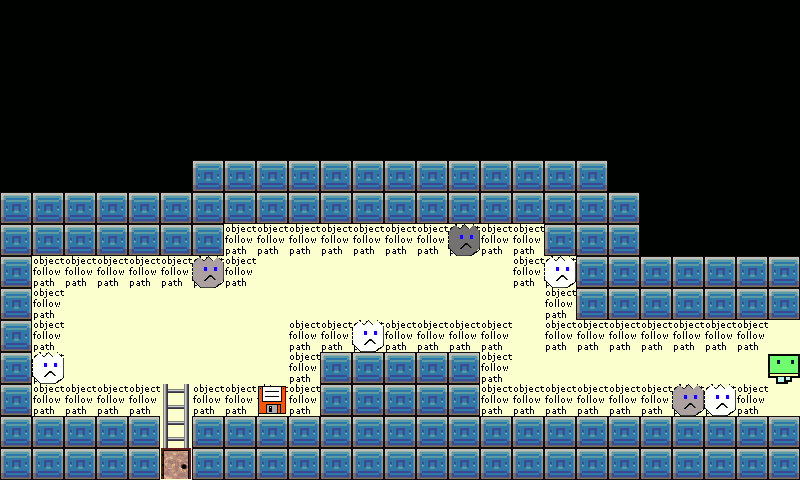

A 2D game scene composited from a Tiled map and its tileset images. What follows is a short description and the map's XML, with every tile layer's data as written:
An orthogonal 25x15 tile map with 32x32 px tiles, 6 tile layers (Layer 0 tiles, Layer 1 underlays tiles, Layer 2 underlays sprites and player, Layer 3 underlays sprites and mobs, ...), 6 tilesets.

<map version="1.0" tiledversion="1.0.3" orientation="orthogonal" renderorder="right-down" width="25" height="15" tilewidth="32" tileheight="32" nextobjectid="1">
 <tileset firstgid="1" name="0" tilewidth="32" tileheight="32" tilecount="800" columns="8">
  <image source="../images/map0Tiles.png" width="256" height="3200" />
 </tileset>
 <tileset firstgid="801" name="1" tilewidth="32" tileheight="32" tilecount="1512" columns="8">
  <image source="../images/map1UnderlaysTiles.png" width="256" height="6050" />
 </tileset>
 <tileset firstgid="2313" name="2" tilewidth="32" tileheight="32" tilecount="64" columns="8">
  <image source="../images/map2UnderlaysSpritesAndPlayer.png" width="256" height="256" />
 </tileset>
 <tileset firstgid="2377" name="3" tilewidth="32" tileheight="32" tilecount="368" columns="8">
  <image source="../images/map3UnderlaysSpritesAndMobs.png" width="256" height="1500" />
 </tileset>
 <tileset firstgid="2745" name="4" tilewidth="32" tileheight="32" tilecount="120" columns="8">
  <image source="../images/map4OverlaysSprites.png" width="256" height="500" />
 </tileset>
 <tileset firstgid="2865" name="5" tilewidth="32" tileheight="32" tilecount="1000" columns="8">
  <image source="../images/map5OverlaysTiles.png" width="256" height="4000" />
 </tileset>
 <layer name="Layer 0 tiles" width="25" height="15">
  <data encoding="csv">
64,64,64,64,64,64,64,64,64,64,64,64,64,64,64,64,64,64,64,64,64,64,64,64,64,
64,64,64,64,64,64,64,64,64,64,64,64,64,64,64,64,64,64,64,64,64,64,64,64,64,
64,64,64,64,64,64,64,64,64,64,64,64,64,64,64,64,64,64,64,64,64,64,64,64,64,
64,64,64,64,64,64,64,64,64,64,64,64,64,64,64,64,64,64,64,64,64,64,64,64,64,
64,64,64,64,64,64,64,64,64,64,64,64,64,64,64,64,64,64,64,64,64,64,64,64,64,
64,64,64,64,64,64,224,224,224,224,224,224,224,224,224,224,224,224,224,64,64,64,64,64,64,
224,224,224,224,224,224,224,224,224,224,224,224,224,224,224,224,224,224,224,224,64,64,64,64,64,
224,224,224,224,224,224,224,1,1,1,1,1,1,1,1,1,1,224,224,224,64,64,64,64,64,
224,1,1,1,1,1,1,1,1,1,1,1,1,1,1,1,1,1,224,224,224,224,224,224,224,
224,1,1,1,1,1,1,1,1,1,1,1,1,1,1,1,1,1,224,224,224,224,224,224,224,
224,1,1,1,1,1,1,1,1,1,1,1,1,1,1,1,1,1,1,1,1,1,1,1,1,
224,1,1,1,1,1,1,1,1,1,224,224,224,224,224,1,1,1,1,1,1,1,1,1,1,
224,1,1,1,1,1,1,1,1,1,224,224,224,224,224,1,1,1,1,1,1,1,1,1,1,
224,224,224,224,224,1,224,224,224,224,224,224,224,224,224,224,224,224,224,224,224,224,224,224,224,
224,224,224,224,224,1,224,224,224,224,224,224,224,224,224,224,224,224,224,224,224,224,224,224,224
</data>
 </layer>
 <layer name="Layer 1 underlays tiles" width="25" height="15">
  <data encoding="csv">
0,0,0,0,0,0,0,0,0,0,0,0,0,0,0,0,0,0,0,0,0,0,0,0,0,
0,0,0,0,0,0,0,0,0,0,0,0,0,0,0,0,0,0,0,0,0,0,0,0,0,
0,0,0,0,0,0,0,0,0,0,0,0,0,0,0,0,0,0,0,0,0,0,0,0,0,
0,0,0,0,0,0,0,0,0,0,0,0,0,0,0,0,0,0,0,0,0,0,0,0,0,
0,0,0,0,0,0,0,0,0,0,0,0,0,0,0,0,0,0,0,0,0,0,0,0,0,
0,0,0,0,0,0,0,0,0,0,0,0,0,0,0,0,0,0,0,0,0,0,0,0,0,
0,0,0,0,0,0,0,0,0,0,0,0,0,0,0,0,0,0,0,0,0,0,0,0,0,
0,0,0,0,0,0,0,840,840,840,840,840,840,840,840,840,840,0,0,0,0,0,0,0,0,
0,840,840,840,840,840,840,840,0,0,0,0,0,0,0,0,840,840,0,0,0,0,0,0,0,
0,840,0,0,0,0,0,0,0,0,0,0,0,0,0,0,0,840,0,0,0,0,0,0,0,
0,840,0,0,0,0,0,0,0,840,840,840,840,840,840,840,0,840,840,840,840,840,840,840,0,
0,840,0,0,0,0,0,0,0,840,0,0,0,0,0,840,0,0,0,0,0,0,0,0,0,
0,840,840,840,840,1153,840,840,840,840,0,0,0,0,0,840,840,840,840,840,840,840,840,840,0,
0,0,0,0,0,1153,0,0,0,0,0,0,0,0,0,0,0,0,0,0,0,0,0,0,0,
0,0,0,0,0,0,0,0,0,0,0,0,0,0,0,0,0,0,0,0,0,0,0,0,0
</data>
 </layer>
 <layer name="Layer 2 underlays sprites and player" width="25" height="15">
  <data encoding="csv">
0,0,0,0,0,0,0,0,0,0,0,0,0,0,0,0,0,0,0,0,0,0,0,0,0,
0,0,0,0,0,0,0,0,0,0,0,0,0,0,0,0,0,0,0,0,0,0,0,0,0,
0,0,0,0,0,0,0,0,0,0,0,0,0,0,0,0,0,0,0,0,0,0,0,0,0,
0,0,0,0,0,0,0,0,0,0,0,0,0,0,0,0,0,0,0,0,0,0,0,0,0,
0,0,0,0,0,0,0,0,0,0,0,0,0,0,0,0,0,0,0,0,0,0,0,0,0,
0,0,0,0,0,0,0,0,0,0,0,0,0,0,0,0,0,0,0,0,0,0,0,0,0,
0,0,0,0,0,0,0,0,0,0,0,0,0,0,0,0,0,0,0,0,0,0,0,0,0,
0,0,0,0,0,0,0,0,0,0,0,0,0,0,0,0,0,0,0,0,0,0,0,0,0,
0,0,0,0,0,0,0,0,0,0,0,0,0,0,0,0,0,0,0,0,0,0,0,0,0,
0,0,0,0,0,0,0,0,0,0,0,0,0,0,0,0,0,0,0,0,0,0,0,0,0,
0,0,0,0,0,0,0,0,0,0,0,0,0,0,0,0,0,0,0,0,0,0,0,0,0,
0,0,0,0,0,0,0,0,0,0,0,0,0,0,0,0,0,0,0,0,0,0,0,0,2313,
0,0,0,0,0,0,0,0,0,0,0,0,0,0,0,0,0,0,0,0,0,0,0,0,0,
0,0,0,0,0,0,0,0,0,0,0,0,0,0,0,0,0,0,0,0,0,0,0,0,0,
0,0,0,0,0,0,0,0,0,0,0,0,0,0,0,0,0,0,0,0,0,0,0,0,0
</data>
 </layer>
 <layer name="Layer 3 underlays sprites and mobs" width="25" height="15">
  <data encoding="csv">
0,0,0,0,0,0,0,0,0,0,0,0,0,0,0,0,0,0,0,0,0,0,0,0,0,
0,0,0,0,0,0,0,0,0,0,0,0,0,0,0,0,0,0,0,0,0,0,0,0,0,
0,0,0,0,0,0,0,0,0,0,0,0,0,0,0,0,0,0,0,0,0,0,0,0,0,
0,0,0,0,0,0,0,0,0,0,0,0,0,0,0,0,0,0,0,0,0,0,0,0,0,
0,0,0,0,0,0,0,0,0,0,0,0,0,0,0,0,0,0,0,0,0,0,0,0,0,
0,0,0,0,0,0,0,0,0,0,0,0,0,0,0,0,0,0,0,0,0,0,0,0,0,
0,0,0,0,0,0,0,0,0,0,0,0,0,0,0,0,0,0,0,0,0,0,0,0,0,
0,0,0,0,0,0,0,0,0,0,0,0,0,0,2452,0,0,0,0,0,0,0,0,0,0,
0,0,0,0,0,0,2451,0,0,0,0,0,0,0,0,0,0,2450,0,0,0,0,0,0,0,
0,0,0,0,0,0,0,0,0,0,0,0,0,0,0,0,0,0,0,0,0,0,0,0,0,
0,0,0,0,0,0,0,0,0,0,0,2450,0,0,0,0,0,0,0,0,0,0,0,0,0,
0,2450,0,0,0,0,0,0,0,0,0,0,0,0,0,0,0,0,0,0,0,0,0,0,0,
0,0,0,0,0,2666,0,0,2642,0,0,0,0,0,0,0,0,0,0,0,0,2451,2450,0,0,
0,0,0,0,0,2666,0,0,0,0,0,0,0,0,0,0,0,0,0,0,0,0,0,0,0,
0,0,0,0,0,2637,0,0,0,0,0,0,0,0,0,0,0,0,0,0,0,0,0,0,0
</data>
 </layer>
 <layer name="Layer 4 overlays sprites" width="25" height="15">
  <data encoding="csv">
0,0,0,0,0,0,0,0,0,0,0,0,0,0,0,0,0,0,0,0,0,0,0,0,0,
0,0,0,0,0,0,0,0,0,0,0,0,0,0,0,0,0,0,0,0,0,0,0,0,0,
0,0,0,0,0,0,0,0,0,0,0,0,0,0,0,0,0,0,0,0,0,0,0,0,0,
0,0,0,0,0,0,0,0,0,0,0,0,0,0,0,0,0,0,0,0,0,0,0,0,0,
0,0,0,0,0,0,0,0,0,0,0,0,0,0,0,0,0,0,0,0,0,0,0,0,0,
0,0,0,0,0,0,0,0,0,0,0,0,0,0,0,0,0,0,0,0,0,0,0,0,0,
0,0,0,0,0,0,0,0,0,0,0,0,0,0,0,0,0,0,0,0,0,0,0,0,0,
0,0,0,0,0,0,0,0,0,0,0,0,0,0,0,0,0,0,0,0,0,0,0,0,0,
0,0,0,0,0,0,0,0,0,0,0,0,0,0,0,0,0,0,0,0,0,0,0,0,0,
0,0,0,0,0,0,0,0,0,0,0,0,0,0,0,0,0,0,0,0,0,0,0,0,0,
0,0,0,0,0,0,0,0,0,0,0,0,0,0,0,0,0,0,0,0,0,0,0,0,0,
0,0,0,0,0,0,0,0,0,0,0,0,0,0,0,0,0,0,0,0,0,0,0,0,0,
0,0,0,0,0,0,0,0,0,0,0,0,0,0,0,0,0,0,0,0,0,0,0,0,0,
0,0,0,0,0,0,0,0,0,0,0,0,0,0,0,0,0,0,0,0,0,0,0,0,0,
0,0,0,0,0,0,0,0,0,0,0,0,0,0,0,0,0,0,0,0,0,0,0,0,0
</data>
 </layer>
 <layer name="Layer 5 overlays tiles" width="25" height="15">
  <data encoding="csv">
0,0,0,0,0,0,0,0,0,0,0,0,0,0,0,0,0,0,0,0,0,0,0,0,0,
0,0,0,0,0,0,0,0,0,0,0,0,0,0,0,0,0,0,0,0,0,0,0,0,0,
0,0,0,0,0,0,0,0,0,0,0,0,0,0,0,0,0,0,0,0,0,0,0,0,0,
0,0,0,0,0,0,0,0,0,0,0,0,0,0,0,0,0,0,0,0,0,0,0,0,0,
0,0,0,0,0,0,0,0,0,0,0,0,0,0,0,0,0,0,0,0,0,0,0,0,0,
0,0,0,0,0,0,0,0,0,0,0,0,0,0,0,0,0,0,0,0,0,0,0,0,0,
0,0,0,0,0,0,0,0,0,0,0,0,0,0,0,0,0,0,0,0,0,0,0,0,0,
0,0,0,0,0,0,0,0,0,0,0,0,0,0,0,0,0,0,0,0,0,0,0,0,0,
0,0,0,0,0,0,0,0,0,0,0,0,0,0,0,0,0,0,0,0,0,0,0,0,0,
0,0,0,0,0,0,0,0,0,0,0,0,0,0,0,0,0,0,0,0,0,0,0,0,0,
0,0,0,0,0,0,0,0,0,0,0,0,0,0,0,0,0,0,0,0,0,0,0,0,0,
0,0,0,0,0,0,0,0,0,0,0,0,0,0,0,0,0,0,0,0,0,0,0,0,0,
0,0,0,0,0,0,0,0,0,0,0,0,0,0,0,0,0,0,0,0,0,0,0,0,0,
0,0,0,0,0,0,0,0,0,0,0,0,0,0,0,0,0,0,0,0,0,0,0,0,0,
0,0,0,0,0,0,0,0,0,0,0,0,0,0,0,0,0,0,0,0,0,0,0,0,0
</data>
 </layer>
</map>
